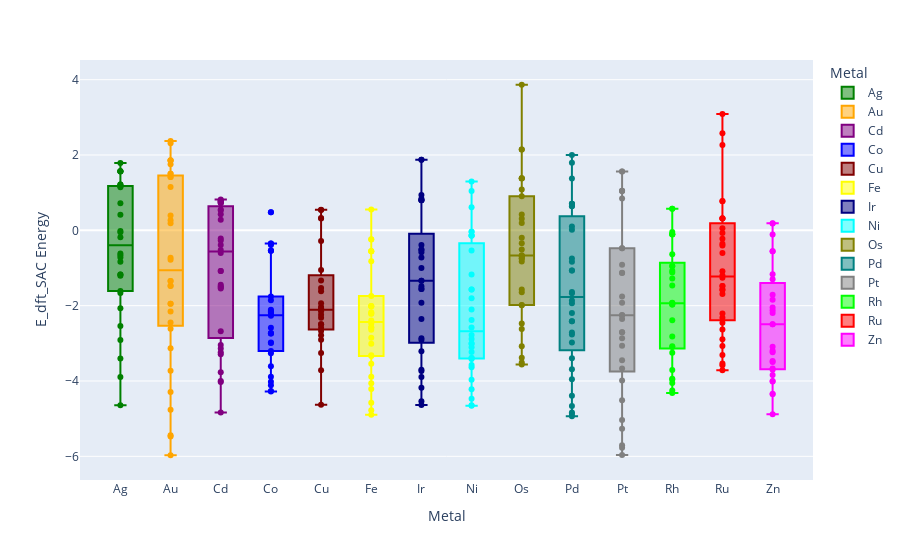

The notebook cell saved with this chart:
### Markdown cell above
## Boxplot for adsorption energy by metal for SACs on N-doped carbon

### Code cell
fig = plot_categorical_energy_boxplot(
    rfr_mlogocv_df,
    x_col='Metal',
    color_map=metal_colors,
    y_col='y',
    hover_col='System',
    save_dir="../../../data/figures/sacs_eda",
    x_title='Metal',
    y_title='E_dft_SAC Energy'
)
fig.show()

### Figure 1 — Plotly figure (JSON) as saved in the notebook; plotly's stock layout.template omitted (floating-point values rounded to 4 significant figures; data arrays with more than 128 entries replaced by an {"elided": "..."} marker saying what was removed)
{"data": [{"alignmentgroup": "True", "hovertemplate": "Metal=%{x}<br>y=%{y}<extra></extra>", "legendgroup": "Ag", "marker": {"color": "#008000"}, "name": "Ag", "notched": false, "offsetgroup": "Ag", "orientation": "v", "showlegend": true, "type": "box", "x": ["Ag", "Ag", "Ag", "Ag", "Ag", "Ag", "Ag", "Ag", "Ag", "Ag", "Ag", "Ag", "Ag", "Ag", "Ag", "Ag", "Ag", "Ag", "Ag", "Ag", "Ag", "Ag", "Ag", "Ag", "Ag", "Ag", "Ag", "Ag", "Ag", "Ag"], "x0": " ", "xaxis": "x", "y": [0.717, -1.205, 1.147, 1.567, -0.01899, 0.417, 1.56, 1.176, 1.572, -0.664, 1.218, -1.665, -0.719, -1.172, 1.786, -2.537, -2.071, 1.177, -0.05199, -4.644, 1.57, -0.837, -1.612, 1.22, -0.613, -3.891, -3.403, -1.172, -2.91, -0.183], "y0": " ", "yaxis": "y"}, {"alignmentgroup": "True", "hovertemplate": "Metal=%{x}<br>y=%{y}<extra></extra>", "legendgroup": "Au", "marker": {"color": "#ffa500"}, "name": "Au", "notched": false, "offsetgroup": "Au", "orientation": "v", "showlegend": true, "type": "box", "x": ["Au", "Au", "Au", "Au", "Au", "Au", "Au", "Au", "Au", "Au", "Au", "Au", "Au", "Au", "Au", "Au", "Au", "Au", "Au", "Au", "Au", "Au", "Au", "Au", "Au", "Au", "Au", "Au", "Au", "Au", "Au", "Au"], "x0": " ", "xaxis": "x", "y": [-4.295, 1.415, -1.344, -2.153, 1.853, -1.479, 0.1897, -1.342, -2.612, 1.857, 0.2697, 1.758, -3.133, -2.447, 1.501, -4.765, 1.859, 1.149, -3.726, -1.948, 1.415, -0.7263, 2.369, -5.439, -5.476, -1.948, -5.971, 2.31, -0.7813, 0.3917, 1.502, -1.474], "y0": " ", "yaxis": "y"}, {"alignmentgroup": "True", "hovertemplate": "Metal=%{x}<br>y=%{y}<extra></extra>", "legendgroup": "Cd", "marker": {"color": "#800080"}, "name": "Cd", "notched": false, "offsetgroup": "Cd", "orientation": "v", "showlegend": true, "type": "box", "x": ["Cd", "Cd", "Cd", "Cd", "Cd", "Cd", "Cd", "Cd", "Cd", "Cd", "Cd", "Cd", "Cd", "Cd", "Cd", "Cd", "Cd", "Cd", "Cd", "Cd", "Cd", "Cd", "Cd", "Cd", "Cd", "Cd", "Cd", "Cd", "Cd", "Cd", "Cd", "Cd"], "x0": " ", "xaxis": "x", "y": [0.7781, 0.8171, 0.5521, -3.042, -4.001, -0.2159, 0.7281, -1.515, -0.3869, -1.541, 0.7821, -3.29, -3.771, 0.5251, -3.236, -4.838, -1.078, -0.5209, 0.4301, 0.7681, -0.6029, 0.7281, -1.486, -0.2729, -2.678, 0.7811, -3.135, -4.024, -1.442, -1.079, 0.7381, 0.2811], "y0": " ", "yaxis": "y"}, {"alignmentgroup": "True", "hovertemplate": "Metal=%{x}<br>y=%{y}<extra></extra>", "legendgroup": "Co", "marker": {"color": "#0000ff"}, "name": "Co", "notched": false, "offsetgroup": "Co", "orientation": "v", "showlegend": true, "type": "box", "x": ["Co", "Co", "Co", "Co", "Co", "Co", "Co", "Co", "Co", "Co", "Co", "Co", "Co", "Co", "Co", "Co", "Co", "Co", "Co", "Co", "Co", "Co", "Co", "Co", "Co", "Co", "Co", "Co", "Co", "Co"], "x0": " ", "xaxis": "x", "y": [-2.979, -0.3506, -2.108, -2.268, -2.138, -2.239, -0.5376, 0.4804, -2.589, -3.611, -1.758, -2.167, -0.3526, -0.5386, -2.74, -0.5436, -4.266, -2.74, -4.02, -4.278, -1.857, -3.261, -3.201, -4.115, -2.99, -2.727, -0.3876, -2.168, -2.189, -3.89], "y0": " ", "yaxis": "y"}, {"alignmentgroup": "True", "hovertemplate": "Metal=%{x}<br>y=%{y}<extra></extra>", "legendgroup": "Cu", "marker": {"color": "#800000"}, "name": "Cu", "notched": false, "offsetgroup": "Cu", "orientation": "v", "showlegend": true, "type": "box", "x": ["Cu", "Cu", "Cu", "Cu", "Cu", "Cu", "Cu", "Cu", "Cu", "Cu", "Cu", "Cu", "Cu", "Cu", "Cu", "Cu", "Cu", "Cu", "Cu", "Cu", "Cu", "Cu", "Cu", "Cu"], "x0": " ", "xaxis": "x", "y": [-1.331, -0.2814, -2.033, 0.3266, -2.674, -2.322, -1.618, -2.492, -1.054, -2.243, -2.492, -2.07, -3.715, -3.259, -4.627, -2.785, -1.938, 0.3156, -2.586, -1.533, -2.149, -2.903, 0.5416, 0.5436], "y0": " ", "yaxis": "y"}, {"alignmentgroup": "True", "hovertemplate": "Metal=%{x}<br>y=%{y}<extra></extra>", "legendgroup": "Fe", "marker": {"color": "#ffff00"}, "name": "Fe", "notched": false, "offsetgroup": "Fe", "orientation": "v", "showlegend": true, "type": "box", "x": ["Fe", "Fe", "Fe", "Fe", "Fe", "Fe", "Fe", "Fe", "Fe", "Fe", "Fe", "Fe", "Fe", "Fe", "Fe", "Fe", "Fe", "Fe", "Fe", "Fe", "Fe", "Fe", "Fe", "Fe", "Fe", "Fe", "Fe", "Fe", "Fe", "Fe"], "x0": " ", "xaxis": "x", "y": [-4.061, -3.541, -2.853, -3.011, -3.314, -2.581, -4.577, -2.637, -2.472, -4.213, -0.2413, -0.5533, -2.176, -2.013, -4.773, -2.581, -0.8233, -2.206, -2.213, -4.897, 0.5507, -3.889, -2.007, -3.333, -2.012, -0.2393, -0.5563, -1.745, -0.5583, -2.393], "y0": " ", "yaxis": "y"}, {"alignmentgroup": "True", "hovertemplate": "Metal=%{x}<br>y=%{y}<extra></extra>", "legendgroup": "Ir", "marker": {"color": "#000080"}, "name": "Ir", "notched": false, "offsetgroup": "Ir", "orientation": "v", "showlegend": true, "type": "box", "x": ["Ir", "Ir", "Ir", "Ir", "Ir", "Ir", "Ir", "Ir", "Ir", "Ir", "Ir", "Ir", "Ir", "Ir", "Ir", "Ir", "Ir", "Ir", "Ir", "Ir", "Ir", "Ir", "Ir", "Ir", "Ir", "Ir", "Ir", "Ir", "Ir"], "x0": " ", "xaxis": "x", "y": [-1.338, -0.5189, 0.8011, -2.866, -1.921, 0.8391, -1.487, 0.9351, -0.5839, -2.354, -1.557, -0.7229, -2.911, -3.897, -1.338, -4.536, -4.638, -3.732, 1.875, -4.18, -1.002, -1.557, -0.5079, -3.703, -3.209, 0.7981, 1.875, -0.3869, 0.8031], "y0": " ", "yaxis": "y"}, {"alignmentgroup": "True", "hovertemplate": "Metal=%{x}<br>y=%{y}<extra></extra>", "legendgroup": "Ni", "marker": {"color": "#00ffff"}, "name": "Ni", "notched": false, "offsetgroup": "Ni", "orientation": "v", "showlegend": true, "type": "box", "x": ["Ni", "Ni", "Ni", "Ni", "Ni", "Ni", "Ni", "Ni", "Ni", "Ni", "Ni", "Ni", "Ni", "Ni", "Ni", "Ni", "Ni", "Ni", "Ni", "Ni", "Ni", "Ni", "Ni", "Ni", "Ni", "Ni", "Ni", "Ni", "Ni", "Ni", "Ni", "Ni"], "x0": " ", "xaxis": "x", "y": [0.6148, 1.295, -2.581, -4.644, -2.887, 1.044, -0.03621, -0.5362, -1.174, -2.777, -1.8, -3.001, -2.099, -3.229, -3.632, -0.1402, -4.654, -3.392, -4.469, -1.57, -3.392, -0.1442, -3.106, -3.011, -1.568, -3.414, -0.03521, -2.378, -3.575, -0.1372, -3.969, -4.217], "y0": " ", "yaxis": "y"}, {"alignmentgroup": "True", "hovertemplate": "Metal=%{x}<br>y=%{y}<extra></extra>", "legendgroup": "Os", "marker": {"color": "#808000"}, "name": "Os", "notched": false, "offsetgroup": "Os", "orientation": "v", "showlegend": true, "type": "box", "x": ["Os", "Os", "Os", "Os", "Os", "Os", "Os", "Os", "Os", "Os", "Os", "Os", "Os", "Os", "Os", "Os", "Os", "Os", "Os", "Os", "Os", "Os", "Os", "Os", "Os", "Os", "Os", "Os", "Os", "Os"], "x0": " ", "xaxis": "x", "y": [-1.571, -1.647, 0.3104, -0.6796, -0.7446, 1.376, -0.5096, -3.563, 1.38, -0.8296, -0.6806, -3.382, 0.1944, 1.087, -0.6616, -2.471, 2.145, -0.3416, -1.989, -2.622, -1.982, 0.9044, 0.4194, -3.506, 3.865, -0.7456, 2.146, 1.383, -0.1956, -3.081], "y0": " ", "yaxis": "y"}, {"alignmentgroup": "True", "hovertemplate": "Metal=%{x}<br>y=%{y}<extra></extra>", "legendgroup": "Pd", "marker": {"color": "#008080"}, "name": "Pd", "notched": false, "offsetgroup": "Pd", "orientation": "v", "showlegend": true, "type": "box", "x": ["Pd", "Pd", "Pd", "Pd", "Pd", "Pd", "Pd", "Pd", "Pd", "Pd", "Pd", "Pd", "Pd", "Pd", "Pd", "Pd", "Pd", "Pd", "Pd", "Pd", "Pd", "Pd", "Pd", "Pd", "Pd", "Pd", "Pd", "Pd", "Pd", "Pd", "Pd", "Pd"], "x0": " ", "xaxis": "x", "y": [-3.687, -1.669, 0.7035, 0.7035, 1.375, 0.7005, -0.8345, -1.066, -2.978, -1.938, -4.87, 1.792, -2.768, 0.1015, 0.6425, 0.0135, -1.069, -4.666, -2.416, -3.394, -1.637, -2.416, -4.394, -2.714, -4.837, -4.933, -1.863, -2.192, -0.7505, 0.6445, 2.002, -3.95], "y0": " ", "yaxis": "y"}, {"alignmentgroup": "True", "hovertemplate": "Metal=%{x}<br>y=%{y}<extra></extra>", "legendgroup": "Pt", "marker": {"color": "#808080"}, "name": "Pt", "notched": false, "offsetgroup": "Pt", "orientation": "v", "showlegend": true, "type": "box", "x": ["Pt", "Pt", "Pt", "Pt", "Pt", "Pt", "Pt", "Pt", "Pt", "Pt", "Pt", "Pt", "Pt", "Pt", "Pt", "Pt", "Pt", "Pt", "Pt", "Pt", "Pt", "Pt", "Pt", "Pt", "Pt", "Pt", "Pt", "Pt", "Pt"], "x0": " ", "xaxis": "x", "y": [-2.708, -2.356, -1.127, -3.446, -5.965, -3.062, -3.983, 1.049, -0.4765, 1.044, 1.048, -5.267, -1.921, -1.129, -4.511, -0.9145, -5.702, -1.753, 0.8445, 1.561, -5.033, 1.561, -2.253, -2.245, -2.862, -5.769, -3.668, -0.4745, -2.708], "y0": " ", "yaxis": "y"}, {"alignmentgroup": "True", "hovertemplate": "Metal=%{x}<br>y=%{y}<extra></extra>", "legendgroup": "Rh", "marker": {"color": "#00ff00"}, "name": "Rh", "notched": false, "offsetgroup": "Rh", "orientation": "v", "showlegend": true, "type": "box", "x": ["Rh", "Rh", "Rh", "Rh", "Rh", "Rh", "Rh", "Rh", "Rh", "Rh", "Rh", "Rh", "Rh", "Rh", "Rh", "Rh", "Rh", "Rh", "Rh", "Rh", "Rh", "Rh", "Rh", "Rh", "Rh", "Rh", "Rh", "Rh", "Rh"], "x0": " ", "xaxis": "x", "y": [-4.255, -1.934, -1.118, -1.07, 0.5748, -2.386, -1.971, -0.9522, -0.9382, -1.281, -3.937, -0.04118, -4.317, -0.1092, -1.922, 0.5708, -4.05, -2.818, -3.961, -0.1052, -3.252, -3.096, -1.934, -3.075, -0.1052, -3.711, -1.461, -1.97, -0.6342], "y0": " ", "yaxis": "y"}, {"alignmentgroup": "True", "hovertemplate": "Metal=%{x}<br>y=%{y}<extra></extra>", "legendgroup": "Ru", "marker": {"color": "#ff0000"}, "name": "Ru", "notched": false, "offsetgroup": "Ru", "orientation": "v", "showlegend": true, "type": "box", "x": ["Ru", "Ru", "Ru", "Ru", "Ru", "Ru", "Ru", "Ru", "Ru", "Ru", "Ru", "Ru", "Ru", "Ru", "Ru", "Ru", "Ru", "Ru", "Ru", "Ru", "Ru", "Ru", "Ru", "Ru", "Ru", "Ru", "Ru", "Ru", "Ru", "Ru", "Ru", "Ru"], "x0": " ", "xaxis": "x", "y": [-0.3585, -3.714, -1.576, -2.323, -1.085, -1.475, -1.475, -3.58, 0.3175, -0.5985, -2.206, -3.308, -0.4015, 2.575, 0.3215, 0.3155, -3.074, 2.264, 0.7755, 3.088, 0.05547, -0.06953, 0.7775, -0.2205, -1.575, -1.69, -3.538, -2.891, -2.451, -2.632, -1.257, -1.199], "y0": " ", "yaxis": "y"}, {"alignmentgroup": "True", "hovertemplate": "Metal=%{x}<br>y=%{y}<extra></extra>", "legendgroup": "Zn", "marker": {"color": "#ff00ff"}, "name": "Zn", "notched": false, "offsetgroup": "Zn", "orientation": "v", "showlegend": true, "type": "box", "x": ["Zn", "Zn", "Zn", "Zn", "Zn", "Zn", "Zn", "Zn", "Zn", "Zn", "Zn", "Zn", "Zn", "Zn", "Zn", "Zn", "Zn", "Zn", "Zn", "Zn", "Zn", "Zn", "Zn", "Zn", "Zn", "Zn", "Zn"], "x0": " ", "xaxis": "x", "y": [-3.499, -3.666, -2.493, -3.091, -3.999, -3.472, -2.122, -1.168, -3.699, -1.708, -3.842, -2.195, 0.1882, -0.5538, -2.048, -4.881, -1.297, -1.845, 0.1832, -4.013, -0.5538, -4.343, -3.194, -3.239, -2.495, -0.1128, -4.345], "y0": " ", "yaxis": "y"}, {"hovertext": {"elided": "418 str values"}, "marker": {"color": {"elided": "418 str values"}}, "mode": "markers", "showlegend": false, "type": "scatter", "x": {"elided": "418 str values"}, "y": {"elided": "418 float values"}}], "layout": {"boxmode": "overlay", "legend": {"title": {"text": "Metal"}, "tracegroupgap": 0}, "margin": {"t": 60}, "xaxis": {"anchor": "y", "categoryarray": ["Ag", "Au", "Cd", "Co", "Cu", "Fe", "Ir", "Ni", "Os", "Pd", "Pt", "Rh", "Ru", "Zn"], "categoryorder": "array", "domain": [0, 1], "title": {"text": "Metal"}}, "yaxis": {"anchor": "x", "domain": [0, 1], "title": {"text": "E_dft_SAC Energy"}}}}
